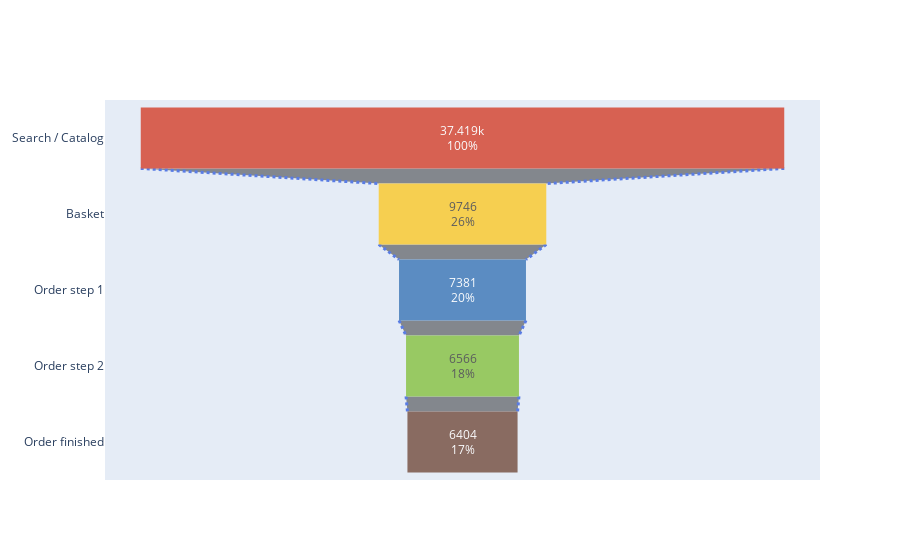

The cell this chart's notebook holds for it:
### Code cell
plot_new_funnel(phases, values)

### Figure 1 — Plotly figure (JSON) as saved in the notebook; plotly's stock layout.template omitted (floating-point values rounded to 4 significant figures)
{"data": [{"connector": {"line": {"color": "royalblue", "dash": "dot", "width": 3}}, "marker": {"color": ["#d54936", "#faca34", "#437cba", "#8bc34a", "#795548"]}, "opacity": 0.85, "textinfo": "value+percent initial", "textposition": "inside", "type": "funnel", "x": [37419, 9746, 7381, 6566, 6404], "y": ["Search / Catalog", "Basket", "Order step 1", "Order step 2", "Order finished"]}], "layout": {"xaxis": {"type": "linear", "range": [-20790.0, 20790.0], "autorange": true}, "yaxis": {"type": "category", "range": [4.5, -0.5], "autorange": true}, "autosize": true}}
